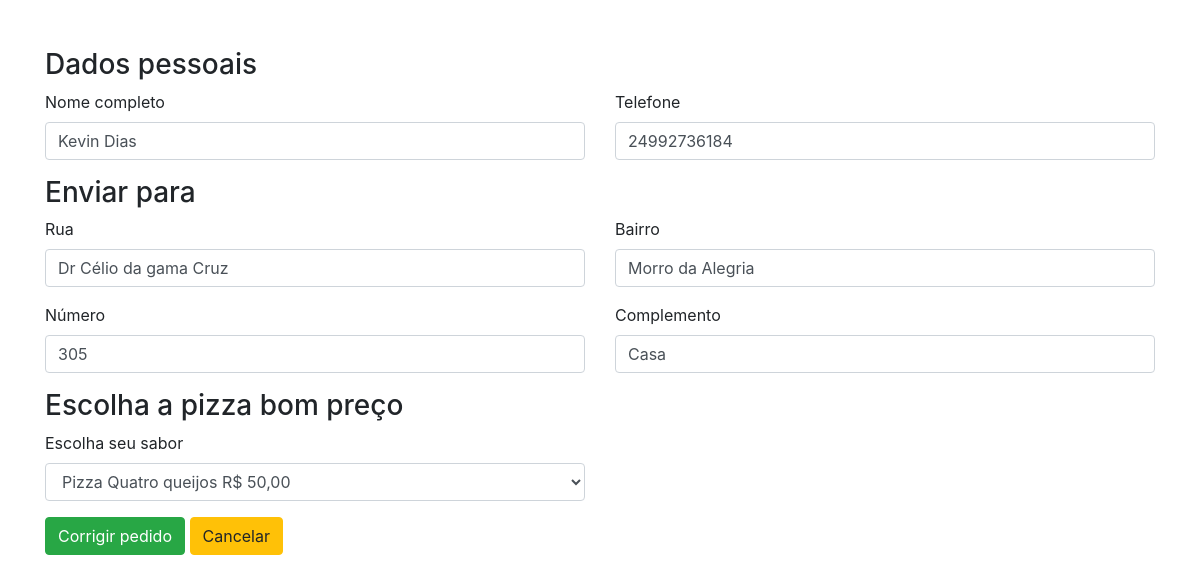
/23/pizzaria_update/ (signed in), run on the app's committed database.
### pizzaria/models.py (models this page shows)
class Cliente(models.Model):
    nome = models.CharField(
        verbose_name="Nome completo",
        max_length=100,
    )
    telefone = models.CharField(
        verbose_name="Telefone",
        max_length=20
    )
    bairro = models.CharField(
        verbose_name="Bairro",
        max_length=100
    )
    rua = models.CharField(
        verbose_name="Rua",
        max_length=100
    )
    numero = models.DecimalField(
        verbose_name='Número',
        max_digits=10,
        decimal_places=0
    )
    complemento = models.CharField(
        verbose_name="Complemento",
        max_length=100,
        blank=True
    )
    pizza = models.CharField(
        max_length=100,
        verbose_name='Escolha seu sabor',
        choices=PEDIDO_CHOICES
    )

### pizzaria/views.py (the view)
# urls.py: path('<int:pk>/pizzaria_update/', login_required (UpdateClienteView.as_view()), name='pizzaria_update'),
class UpdateClienteView(UpdateView):
    model = Cliente
    template_name = 'index.html'
    fields = '__all__'
    success_url = reverse_lazy('pizzaria_view')

### pizzaria/templates/index.html (shortened to what this page needs)
{% extends 'base.html' %}
{% load bootstrap4 %}
{% block content %}
        <form method="POST">
            <fieldset>
                <h3 class="pt-5">Dados pessoais</h3>
                <div class="row">
                    <div class="col-md-6">
                        {% bootstrap_field form.nome %}
                    </div>
                    <div class="col-md-6">
                        {% bootstrap_field form.telefone %}
                    </div>
                </div>
            </fieldset>
            <fieldset>
                <h3>Enviar para</h3>
                <div class="row">
                    <div class="col-md-6">
                        {% bootstrap_field form.rua %}
                    </div>
                    <div class="col-md-6">
                        {% bootstrap_field form.bairro %}
                    </div>
                    <div class="col-md-6">
                        {% bootstrap_field form.numero %}
                    </div>
                    <div class="col-md-6">
                        {% bootstrap_field form.complemento %}
                    </div>
                </div>
            </fieldset>
            <fieldset>
                <h3>Escolha a pizza bom preço</h3>
                <div class="row">
                    <div class="col-md-6">
                        {% bootstrap_field form.pizza %}
                    </div>
                </div>
            </fieldset>
                    {% buttons %}
                    {% if 'pizzaria_update' in request.path %}
                    <button type="submit" class="btn btn-success pb-">Corrigir pedido</button>
                    <a class="btn btn-warning" href="{% url 'pizzaria_view' %}">Cancelar</a>
                    {% endif %}
                    {% endbuttons %}
        </form>
    </div>
{% endblock %}

### data on the page
Cliente: nome "Kevin Dias", telefone "24992736184", rua "Dr Célio da gama Cruz", bairro "Morro da Alegria", numero "305", complemento "Casa", pizza "Pizza Quatro queijos R$ 50,00"
